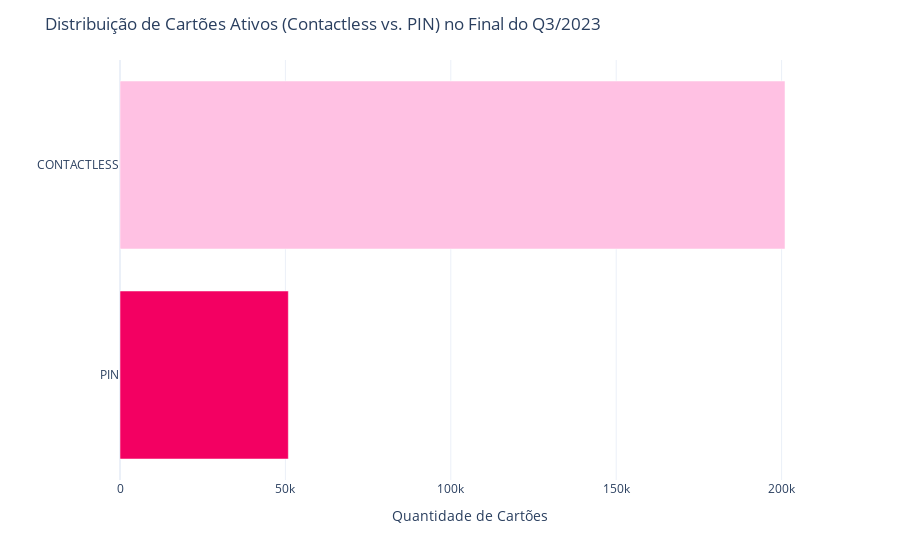

Notebook source saved alongside this figure:
### Markdown cell above
### 6.4. Gráfico: Contactless vs. PIN no Q3/2023

### Code cell
import pandas as pd
import plotly.express as px
import os


# 1. Defina o caminho completo para o diretório onde os arquivos serão salvos.
output_dir = r'C:\Users\eanes\Documents\flash_case\outputs'

# 2. Crie o diretório, se ele ainda não existir.
os.makedirs(output_dir, exist_ok=True)


labels = contactless_counts.index
sizes = contactless_counts.values
total = sum(sizes)

df = pd.DataFrame({
    'Tipo de Cartão': labels,
    'Quantidade': sizes,
    'Percentual': [f'{(v/total):.1%}' for v in sizes]
})

# Escolher rosa claro e escuro da marca Flash
cores_flash = ['#FFC1E3', '#F30062']

fig = px.bar(
    df,
    x='Quantidade',
    y='Tipo de Cartão',
    orientation='h',
    color='Tipo de Cartão',
    color_discrete_sequence=cores_flash,
    hover_data={'Quantidade': True, 'Percentual': True}
)

fig.update_layout(
    title='Distribuição de Cartões Ativos (Contactless vs. PIN) no Final do Q3/2023',
    xaxis_title='Quantidade de Cartões',
    yaxis_title='',
    template='plotly_white',
    showlegend=False
)

# Agora esta linha funcionará corretamente
fig.write_html(os.path.join(output_dir, 'contactless_vs_pin_flash.png'))
fig.show()

### Figure 1 — Plotly figure (JSON) as saved in the notebook; plotly's stock layout.template omitted (floating-point values rounded to 4 significant figures)
{"data": [{"alignmentgroup": "True", "customdata": [["79.8%"]], "hovertemplate": "Tipo de Cartão=%{y}<br>Quantidade=%{x}<br>Percentual=%{customdata[0]}<extra></extra>", "legendgroup": "CONTACTLESS", "marker": {"color": "#FFC1E3", "pattern": {"shape": ""}}, "name": "CONTACTLESS", "offsetgroup": "CONTACTLESS", "orientation": "h", "showlegend": true, "textposition": "auto", "type": "bar", "x": [201027], "xaxis": "x", "y": ["CONTACTLESS"], "yaxis": "y"}, {"alignmentgroup": "True", "customdata": [["20.2%"]], "hovertemplate": "Tipo de Cartão=%{y}<br>Quantidade=%{x}<br>Percentual=%{customdata[0]}<extra></extra>", "legendgroup": "PIN", "marker": {"color": "#F30062", "pattern": {"shape": ""}}, "name": "PIN", "offsetgroup": "PIN", "orientation": "h", "showlegend": true, "textposition": "auto", "type": "bar", "x": [50888], "xaxis": "x", "y": ["PIN"], "yaxis": "y"}], "layout": {"barmode": "relative", "legend": {"title": {"text": "Tipo de Cartão"}, "tracegroupgap": 0}, "margin": {"t": 60}, "showlegend": false, "title": {"text": "Distribuição de Cartões Ativos (Contactless vs. PIN) no Final do Q3/2023"}, "xaxis": {"anchor": "y", "domain": [0, 1], "title": {"text": "Quantidade de Cartões"}}, "yaxis": {"anchor": "x", "categoryarray": ["PIN", "CONTACTLESS"], "categoryorder": "array", "domain": [0, 1], "title": {"text": ""}}}}
